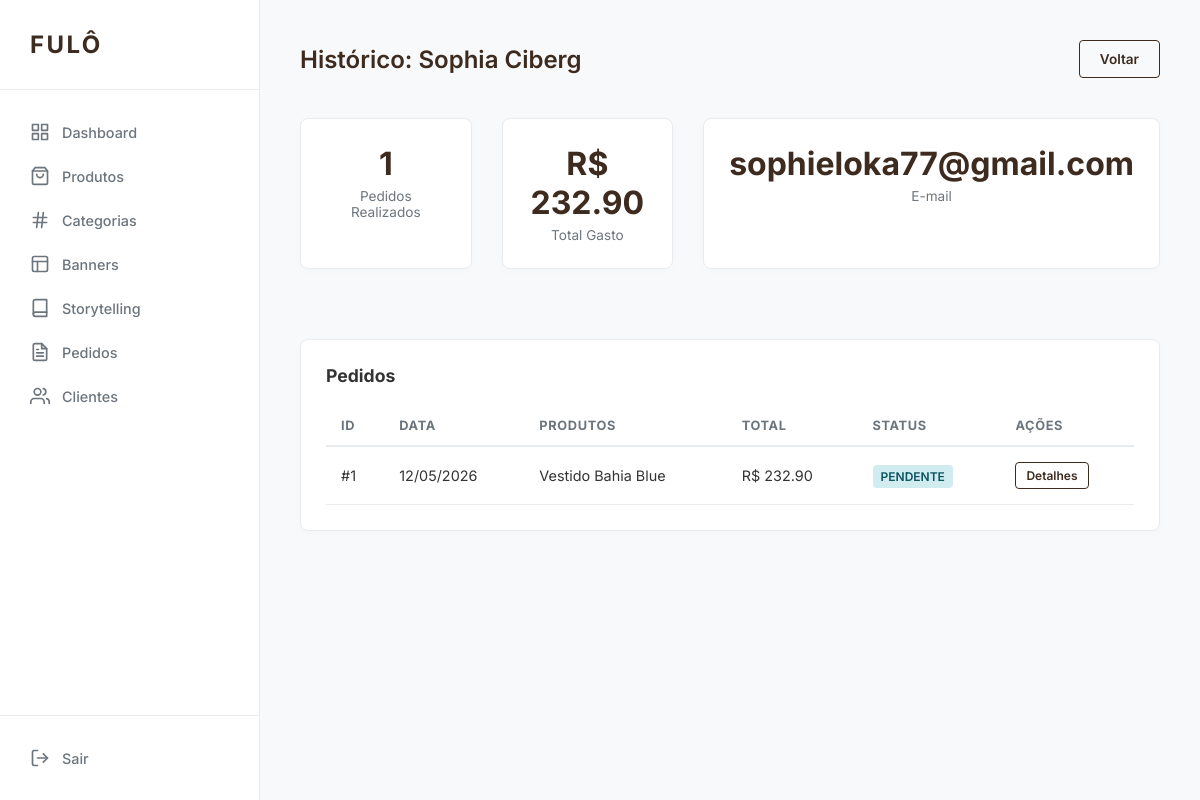
Page /admin/clients/2/history (signed in) on the committed database.
### app/models/user.py (models this page shows, shortened)
class User(db.Model, TimestampMixin, UserMixin):
    __tablename__ = 'users'
    id = db.Column(db.Integer, primary_key=True)
    name = db.Column(db.String(100), nullable=False)
    email = db.Column(db.String(120), unique=True, nullable=False)
    password_hash = db.Column(db.String(255), nullable=False)
    phone = db.Column(db.String(20))
    is_admin = db.Column(db.Boolean, default=False)
    reset_token = db.Column(db.String(100), unique=True)
    reset_token_expiration = db.Column(db.DateTime)
    addresses = db.relationship('Address', backref='user', lazy=True, cascade="all, delete-orphan")
    favorites = db.relationship('Favorite', backref='user', lazy=True, cascade="all, delete-orphan")
    orders = db.relationship('Order', backref='user', lazy=True)
    cart = db.relationship('Cart', backref='user', uselist=False, cascade="all, delete-orphan")
    @property
    def password(self):
        return self.password_hash

### app/models/order.py (models this page shows)
class Order(db.Model, TimestampMixin):
    __tablename__ = 'orders'
    id = db.Column(db.Integer, primary_key=True)
    user_id = db.Column(db.Integer, db.ForeignKey('users.id'), nullable=False)
    status = db.Column(db.String(50), nullable=False, default='pending') # pending, paid, shipped, delivered, cancelled
    total_amount = db.Column(db.Numeric(10, 2), nullable=False)
    shipping_cost = db.Column(db.Numeric(10, 2), default=0)
    discount_amount = db.Column(db.Numeric(10, 2), default=0)
    coupon_id = db.Column(db.Integer, db.ForeignKey('coupons.id'))
    shipping_address_id = db.Column(db.Integer, db.ForeignKey('addresses.id'), nullable=False)
    items = db.relationship('OrderItem', backref='order', lazy=True, cascade="all, delete-orphan")
    shipping_address = db.relationship('Address', lazy=True)

class OrderItem(db.Model, TimestampMixin):
    __tablename__ = 'order_items'
    id = db.Column(db.Integer, primary_key=True)
    order_id = db.Column(db.Integer, db.ForeignKey('orders.id'), nullable=False)
    product_id = db.Column(db.Integer, db.ForeignKey('products.id'), nullable=False)
    quantity = db.Column(db.Integer, nullable=False)
    price_at_time = db.Column(db.Numeric(10, 2), nullable=False)

### app/models/product.py (models this page shows, shortened)
class Product(db.Model, TimestampMixin):
    __tablename__ = 'products'
    id = db.Column(db.Integer, primary_key=True)
    name = db.Column(db.String(150), nullable=False)
    subtitle = db.Column(db.String(255))
    description = db.Column(db.Text)
    price = db.Column(db.Numeric(10, 2), nullable=False)
    discount_price = db.Column(db.Numeric(10, 2))
    image_url = db.Column(db.String(255)) # Main image
    image_url_2 = db.Column(db.String(255)) # Hover image
    image_url_3 = db.Column(db.String(255))
    image_url_4 = db.Column(db.String(255))
    category_id = db.Column(db.Integer, db.ForeignKey('categories.id'))
    collection = db.Column(db.String(100)) # e.g., 'Brasilidade', 'Lançamentos'
    stock = db.Column(db.Integer, default=0)
    sizes = db.Column(db.String(100))
    is_active = db.Column(db.Boolean, default=True)
    is_featured = db.Column(db.Boolean, default=False)
    is_accompanied = db.Column(db.Boolean, default=False)
    technical_details = db.Column(db.Text) # JSON or markdown string
    shipping_and_returns = db.Column(db.Text)
    cart_items = db.relationship('CartItem', backref='product', lazy=True)
    order_items = db.relationship('OrderItem', backref='product', lazy=True)
    favorited_by = db.relationship('Favorite', backref='product', lazy=True)

### app/routes/admin.py (the view)
@admin_bp.route('/clients/<int:id>/history')
@login_required
@admin_required
def client_history(id):
    user = User.query.get_or_404(id)
    from decimal import Decimal
    orders = Order.query.filter_by(user_id=id).order_by(Order.created_at.desc()).all()
    total_spent = sum((o.total_amount for o in orders), Decimal('0.00'))
    return render_template('admin/clients/history.html', user=user, orders=orders, total_spent=total_spent)

### app/routes/admin.py (called while the page is built)
def admin_required(f):
    @wraps(f)
    def decorated_function(*args, **kwargs):
        if not current_user.is_authenticated or not current_user.is_admin:
            flash('Acesso restrito a administradores.', 'danger')
            return redirect(url_for('auth.login'))
        return f(*args, **kwargs)
    return decorated_function

### app/services/cart_service.py (called while the page is built, shortened)
    @staticmethod
    def get_cart_data(user=None):
        items_data = []
        total = 0
        if user and user.is_authenticated:
            cart = Cart.query.filter_by(user_id=user.id).first()
            if cart:
                for item in cart.items:
                    product = item.product
                    subtotal = product.price * item.quantity
                    items_data.append({
                        'product_id': product.id,
                        'name': product.name,
                        'price': float(product.price),
                        'quantity': item.quantity,
                        'image_url': product.image_url,
                        'subtotal': float(subtotal)
                    })
                    total += subtotal
        return items_data, float(total)

### templates/admin/clients/history.html (shortened to what this page needs)
{% extends "admin/base_admin.html" %}
{% block content %}
<div class="header-actions">
    <h2>Histórico: {{ user.name }}</h2>
    <a href="{{ url_for('admin.clients') }}" class="btn btn-outline">Voltar</a>
</div>
<div style="display: grid; grid-template-columns: 1fr 1fr 1fr; gap: 30px; margin-bottom: 40px;">
    <div class="card" style="text-align: center;">
        <div style="font-size: 2rem; font-weight: 700; color: var(--primary);">{{ orders|length }}</div>
        <div style="color: var(--muted); font-size: 0.85rem; margin-top: 5px;">Pedidos Realizados</div>
    </div>
    <div class="card" style="text-align: center;">
        <div style="font-size: 2rem; font-weight: 700; color: var(--primary);">R$ {{ "%.2f"|format(total_spent) }}</div>
        <div style="color: var(--muted); font-size: 0.85rem; margin-top: 5px;">Total Gasto</div>
    </div>
    <div class="card" style="text-align: center;">
        <div style="font-size: 2rem; font-weight: 700; color: var(--primary);">{{ user.email }}</div>
        <div style="color: var(--muted); font-size: 0.85rem; margin-top: 5px;">E-mail</div>
    </div>
</div>
<div class="card">
    <h3 style="margin-bottom: 20px; font-size: 1.1rem;">Pedidos</h3>
    {% if orders %}
    <table>
        <thead>
            <tr>
                <th>ID</th>
                <th>Data</th>
                <th>Produtos</th>
                <th>Total</th>
                <th>Status</th>
                <th>Ações</th>
            </tr>
        </thead>
        <tbody>
            {% for order in orders %}
            <tr>
                <td>#{{ order.id }}</td>
                <td>{{ order.created_at.strftime('%d/%m/%Y') }}</td>
                <td>
                    {% for item in order.items %}
                    {{ item.product.name }}{% if not loop.last %}, {% endif %}
                    {% endfor %}
                </td>
                <td>R$ {{ "%.2f"|format(order.total_amount) }}</td>
                <td>
                    {% if order.status == 'paid' %}
                        <span class="badge badge-success">Pago</span>
                    {% elif order.status == 'pending' %}
                        <span class="badge badge-info">Pendente</span>
                    {% elif order.status == 'cancelled' %}
                        <span class="badge badge-danger">Cancelado</span>
                    {% elif order.status == 'shipped' %}
                        <span class="badge badge-info">Enviado</span>
                    {% elif order.status == 'delivered' %}
                        <span class="badge badge-success">Entregue</span>
                    {% else %}
                        <span class="badge">{{ order.status }}</span>
                    {% endif %}
                </td>
                <td>
                    <a href="{{ url_for('admin.order_detail', id=order.id) }}" class="btn btn-outline" style="padding: 5px 10px; font-size: 0.75rem;">Detalhes</a>
                </td>
            </tr>
            {% endfor %}
        </tbody>
    </table>
    {% else %}
    <p style="color: var(--muted); text-align: center; padding: 40px;">Este cliente ainda não realizou nenhum pedido.</p>
    {% endif %}
</div>
{% endblock %}

### templates/admin/base_admin.html (style rules this page uses)
:root { --primary: #3d2b1f; --bg: #f8f9fa; --sidebar: #ffffff; --text: #333333; --muted: #6c757d; --border: #e9ecef; --white: #ffffff; --success: #28a745; --danger: #dc3545; --info: #17a2b8; }
* { margin: 0; padding: 0; box-sizing: border-box; }
body { font-family: 'Inter', sans-serif; background: var(--bg); color: var(--text); display: flex; min-height: 100vh; }
.header-actions { display: flex; justify-content: space-between; align-items: center; margin-bottom: 40px; }
h2 { font-weight: 600; color: var(--primary); }
.card { background: var(--white); border-radius: 8px; padding: 25px; box-shadow: 0 2px 10px rgba(0,0,0,0.02); border: 1px solid var(--border); margin-bottom: 30px; }
table { width: 100%; border-collapse: collapse; margin-top: 20px; }
th { text-align: left; padding: 12px 15px; border-bottom: 2px solid var(--border); color: var(--muted); font-size: 0.8rem; text-transform: uppercase; letter-spacing: 0.05em; }
td { padding: 15px; border-bottom: 1px solid var(--border); font-size: 0.9rem; }
.btn { display: inline-block; padding: 10px 20px; border-radius: 4px; text-decoration: none; font-size: 0.85rem; font-weight: 600; cursor: pointer; border: 1px solid transparent; transition: all 0.2s; }
.btn-outline { border-color: var(--primary); color: var(--primary); }
.badge { padding: 4px 8px; border-radius: 4px; font-size: 0.75rem; font-weight: 600; text-transform: uppercase; }
.badge-info { background: #d1ecf1; color: #0c5460; }

### rows in the picture
User: name "Sophia Ciberg", email "sophieloka77@gmail.com"
Order: id "1", created_at "12/05/2026", total_amount "232.90", status "PENDENTE"
OrderItem: product.name "Vestido Bahia Blue"

### other values in the picture
{{ orders|length }} "1"
{{ "%.2f"|format(total_spent) }} "232.90"
